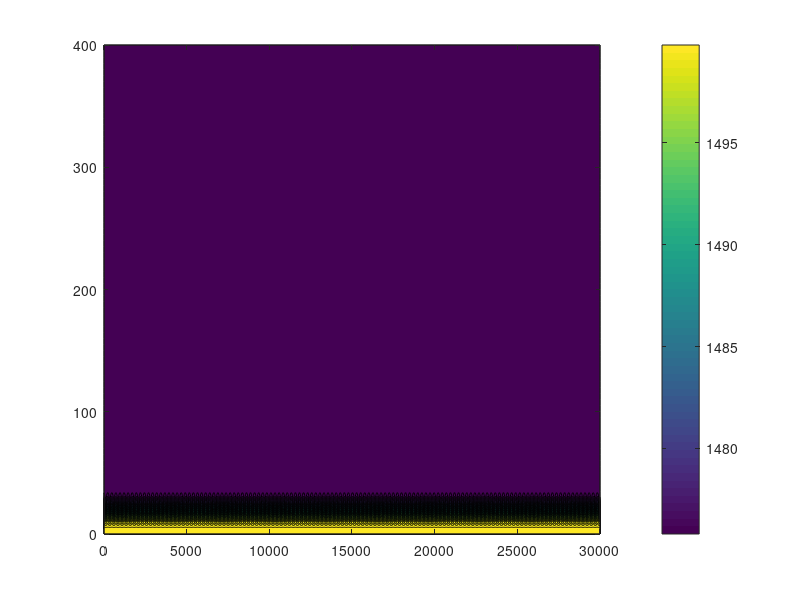

Write the MATLAB code that produced this figure.
% make profiles across the domain.
% range-dependent layered


y1=-6000:100:6000; %transverse dimension
z1= -0:5:400;
x=0:20:30000;  % range-stepping dimension

[z,y]=meshgrid(z1,y1);

%cw= 1500 - sqrt((Pis*350/300));
wid=8; % layer width factor,smaller is sharper interface
zla=20; % layer center
cw1= 1500 + 12* erfc((z/wid)-(zla/wid))-(12*2) ;

cw=zeros( numel(x), size(cw1,1), size(cw1,2) ); % dim nx ny nz
n=1:numel(x);

zout=zeros( numel(x), size(z,1), size(z,2) );

m=ones(size(z(:,3:8)));
for ii=1:size(m,2)
    m(:,ii)=m(:,ii)*sech(ii-3).^1;
end

% to speed up gridded interpolant in the Envfile, need to keep the y,z grid
% fixed here. So alter cw instead.

for ii=n 
     cw(ii,:,:)=cw1;
     zout(ii,:,:)=z;
     %zout(ii,:,3:8)= z(:,3:8) +m.*2*sin(.8*ii/pi) ; 
     cw(ii,:,3:8)= cw1(:,3:8)-m.*3*sin(.8*ii/pi).^2; % some strange adhoc wiggles in x,z;
end

contourf( repmat(x,81,1).', squeeze(zout(:,10,:)),squeeze(cw(:,10,:)),[ min(cw(:)):.5:max(cw(:))] );
colorbar
%pcolor( y,z,squeeze(cw(1,:,:)))

save layered302rd  x y y1 zout cw
